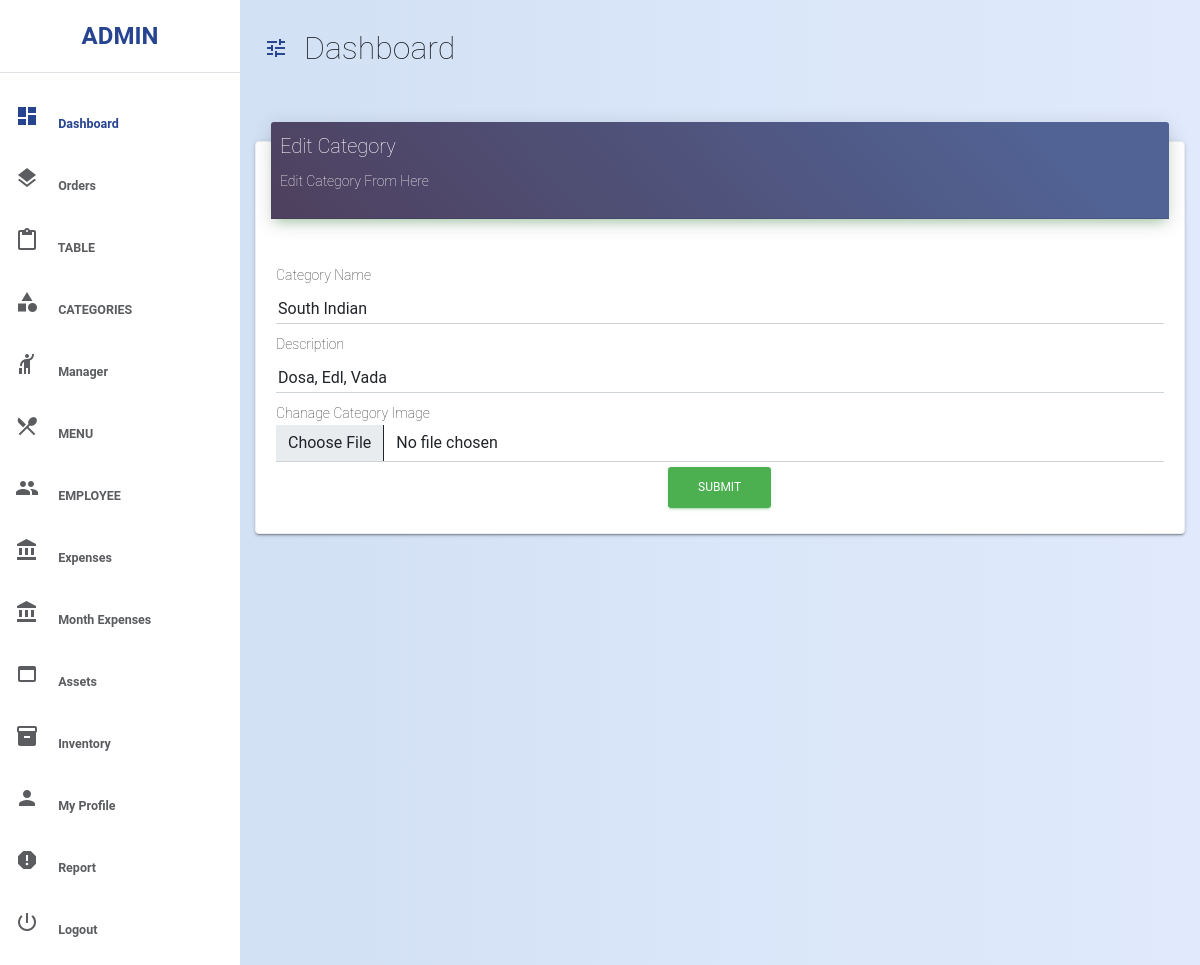
The app's page /rest_admin/edit_cat/1/ (signed in) with its own data.
### accounts/models.py (models this page shows, shortened)
class User(AbstractUser):
    mobile_no = models.CharField(max_length=10,
                                    validators=[RegexValidator(r'^\d{9,10}$')])
    address = models.CharField(max_length=200)
    country = models.CharField(max_length=50)
    state = models.CharField(max_length=50)
    pin_code = models.CharField(max_length=6,
                                validators=[RegexValidator(r'^\d{5,6}$')])
    profile_photo = models.ImageField(upload_to='profile_pic',
                                        null=True,
                                        blank=True)
    restaurant_name = models.CharField(max_length=120, null=True, blank=True)
    land_line_number = models.CharField(
        max_length=6,
        validators=[RegexValidator(r'^\d{5,6}$')],
        null=True,
        blank=True)
    discount = models.PositiveIntegerField(null=True, blank=True)
    offer = models.CharField(max_length=10, null=True, blank=True)
    GST_Number = models.CharField(max_length=30, null=True, blank=True)
    SGST = models.CharField(max_length=6, null=True, blank=True)
    CGST = models.CharField(max_length=6, null=True, blank=True)
    rest = models.ForeignKey('self',
                                on_delete=models.CASCADE,
                                null=True,
                                blank=True)
    Adhaar_Card = models.FileField(upload_to='emp_det', null=True, blank=True)
    Category = models.CharField(choices=e_category,
                                max_length=10,
                                null=True,
                                blank=True)
    salary = models.PositiveIntegerField(null=True, blank=True)
    is_rest = models.BooleanField(default=False)
    is_manager = models.BooleanField(default=False)
    is_employee = models.BooleanField(default=False)

### rest_admin/models.py (models this page shows, shortened)
class Categories(models.Model):
    rest = models.ForeignKey(User, on_delete=models.CASCADE)
    Category_Name = models.CharField(max_length=50)
    Category_Image = models.ImageField(upload_to='category_images')
    Description = models.CharField(max_length=100)

### rest_admin/views.py (the view)
# urls.py: path('edit_cat/<int:id>/', views.cat_form_edit, name='edit_cat'),
def cat_form_edit(request, id):
    restro = User.objects.get(id=request.user.id)
    instance = get_object_or_404(Categories, id=id)
    form = AddCategoryForm(request.POST or None, request.FILES or None, instance=instance)
    if form.is_valid():
        form.save()
        return redirect('rest_admin:cat_list')
    return render(request, 'rest_admin/cat_edit.html', {
        'form': form,
        'restro': restro
    })

### rest_admin/forms.py
class AddCategoryForm(forms.ModelForm):
    Category_Name = forms.CharField(widget=forms.TextInput(
        attrs={
            'class': 'form-control',
        }))
    Description = forms.CharField(widget=forms.TextInput(
        attrs={
            'class': 'form-control',
        }))
    Category_Image = forms.FileField(widget=forms.FileInput(
        attrs={
            'class': 'form-control',
        }))
    class Meta:
        model = Categories
        fields = '__all__'
        exclude = ['rest']
        widgets = {
            'Category_Name': forms.TextInput(attrs={'class': 'form-control'}),
            'Description': forms.TextInput(attrs={'class': 'form-control'}),
            'Category_Image': forms.FileInput(attrs={'class': 'form-control'}),
            }

### templates/rest_admin/cat_edit.html (shortened to what this page needs)
<!DOCTYPE html>
{% extends 'res_base.html' %}
{% load static %}
  {% block head %}
    <link href="{% static 'my_css/qr.css' %}" rel="stylesheet" />
  {% endblock %}
{% block body %}
  <div class="card bg-white">
    <div class="card-header card-header-primary">
      <h4 class="card-title">Edit Category</h4>
      <p class="card-category">Edit Category From Here</p>
    </div>
    <br />
    <div class="card-body">
      <form method="post" enctype="multipart/form-data">
        <div class="col-md-12">
          <div class="form-group">
            <label for="bmd-label-floating">Category Name</label>
            {{ form.Category_Name }}
          </div>
        </div>
        <div class="col-md-12">
          <div class="form-group">
            <label for="bmd-label-floating">Description</label>
            {{ form.Description }}
          </div>
        </div>
        <div class="col-md-12">
          <div class="form">
            <label class="bmd-label-floating">Chanage Category Image</label><br />
            <span style="color: black">{{ form.Category_Image }}</span>
          </div>
        </div>
        <center>
          <button class="btn btn-success" type="submit">submit</button>
        </center>
      </form>
    </div>
  </div>
{% endblock %}

### templates/res_base.html (shortened to what this page needs)
<!DOCTYPE html>
{% load static %}
{% load webpush_notifications %}
<html lang="en">
<head>
    <link href="{% static 'bootstrap/css/bootstrap.min.css' %}" rel="stylesheet" >
    <link rel="stylesheet" href="{% static 'assets/css/style.css' %}" />
    {% block head %}
    {% endblock %}
</head>
<body>
    <div class="d-flex" id="main-wrapper">
        <div class="bg-white" id="sidebar">
            <div class="sidebar-heading text-center py-4 primary-text fs-4 fw-bold text-uppercase border-bottom" >{% block res_name %}{{ restro.restaurant_name }}{% endblock %}</div>
            <div class="list-group list-group-flush my-3">
                <a href="{% url 'rest_admin:t_price' %}" class="list-group-item list-group-item-action bg-transparent second-text active" >
                    <span class="me-3 mt-4"
                    ><i class="material-icons">dashboard</i></span
                    >
                    <span>Dashboard</span>
                </a>
                <div>
                    <a class="list-group-item list-group-item-action bg-transparent second-text fw-bold" data-bs-toggle="collapse" href="#ordercollapse" role="button" aria-expanded="false" aria-controls="ordercollapse">
                        <span class="me-3"><i class="material-icons">layers</i></span>
                        <span>Orders</span>
                    </a>
                </div>
                <div>
                    <a class="list-group-item list-group-item-action bg-transparent second-text fw-bold" data-bs-toggle="collapse" href="#tablecollapse" role="button" aria-expanded="false" aria-controls="tablecollapse">
                        <span class="me-3"><i class="material-icons">content_paste</i></span>
                        <span>TABLE</span>
                    </a>
                </div>
                <div>
                    <a class="list-group-item list-group-item-action bg-transparent second-text fw-bold" data-bs-toggle="collapse" href="#categorycollapse" role="button" aria-expanded="false" aria-controls="categorycollapse">
                        <span class="me-3"><i class="material-icons">category</i></span>
                        <span>CATEGORIES</span>
                    </a>
                </div>
                <div>
                    <a class="list-group-item list-group-item-action bg-transparent second-text fw-bold" data-bs-toggle="collapse" href="#managercollapse" role="button" aria-expanded="false" aria-controls="managercollapse">
                        <span class="me-3"><i class="material-icons">hail</i></span>
                        <span>Manager</span>
                    </a>
                </div>
                <div>
                    <a class="list-group-item list-group-item-action bg-transparent second-text fw-bold" data-bs-toggle="collapse" href="#menucollapse" role="button" aria-expanded="false" aria-controls="menucollapse">
                        <span class="me-3"><i class="material-icons">restaurant_menu</i></span>
                        <span>MENU</span>
                    </a>
                </div>
                <div>
                    <a class="list-group-item list-group-item-action bg-transparent second-text fw-bold" data-bs-toggle="collapse" href="#employeecollapse" role="button" aria-expanded="false" aria-controls="employeecollapse">
                        <span class="me-3"><i class="material-icons">group</i></span>
                        <span>EMPLOYEE</span>
                    </a>
                </div>
                <div>
                    <a class="list-group-item list-group-item-action bg-transparent second-text fw-bold" data-bs-toggle="collapse" href="#expensecollapse" role="button" aria-expanded="false" aria-controls="expensecollapse">
                        <span class="me-3"><i class="material-icons">account_balance</i></span>
                        <span>Expenses</span>
                    </a>
                </div>
                <div>
                    <a class="list-group-item list-group-item-action bg-transparent second-text fw-bold" data-bs-toggle="collapse" href="#mexpensecollapse" role="button" aria-expanded="false" aria-controls="mexpensecollapse">
                        <span class="me-3"><i class="material-icons">account_balance</i></span>
                        <span>Month Expenses</span>
                    </a>
                </div>
                <div>
                    <a class="list-group-item list-group-item-action bg-transparent second-text fw-bold" data-bs-toggle="collapse" href="#assetscollapse" role="button" aria-expanded="false" aria-controls="assetscollapse">
                        <span class="me-3"><i class="material-icons">web_asset</i></span>
                        <span>Assets</span>
                    </a>
                </div>
                <div>
                    <a class="list-group-item list-group-item-action bg-transparent second-text fw-bold" data-bs-toggle="collapse" href="#Inventorycollapse" role="button" aria-expanded="false" aria-controls="Inventorycollapse">
                        <span class="me-3"><i class="material-icons">inventory_2</i></span>
                        <span>Inventory</span>
                    </a>
                </div>
                <a href="{% url 'rest_admin:user_profile' %}" class="list-group-item list-group-item-action bg-transparent second-text fw-bold">
                    <span class="me-3 mt-4"
                    ><i class="material-icons">person</i></span
                    >
                    <span>My Profile</span>
                </a>
                <a href="{% url 'rest_admin:balence_sheet' %}" class="list-group-item list-group-item-action bg-transparent second-text fw-bold">
                    <span class="me-3 mt-4"
                    ><i class="material-icons">report</i></span
                    >
                    <span>Report</span>
                </a>
                <a href="{% url 'accounts:user_logout' %}" class="list-group-item list-group-item-action bg-transparent second-text fw-bold">
                    <span class="me-3 mt-4"
                    ><i class="material-icons ">power_settings_new</i></span
                    >
                    <span>Logout</span>
                </a>
            </div>
        </div>
        <div id="page-content-wrapper">
            <nav class="navbar navbar-expand-lg navbar-light bg-transparent py-4 px-4">
                <div class="d-flex align-items-center">
                    <i class="material-icons primary-text fs-4 me-3" id="menu-toggle">tune</i>
                    <h2 class="fs-2 m-0">Dashboard</h2>
                </div>
            </nav>
            <div class="container-fluid" style="padding: 15px;">
                {% block body %}
                {% endblock body %}
            </div>
        </div>
    </div>
</body>
</html>

### static/assets/css/style.css (style rules this page uses)
body, h1, h2, h3, h4, h5, h6, .h1, .h2, .h3, .h4 { font-family: "Roboto", "Helvetica", "Arial", sans-serif; font-weight: 200; line-height: 1.5em; }
:root { --main-bg-color: #009d63; --main-text-color: #274491; --second-text-color: #5a5c5f; --second-bg-color: #c1efde; --card-header-success-color: #274491; }
.primary-text { color: var(--main-text-color); }
.second-text { color: var(--second-text-color); }
#main-wrapper { overflow-x: hidden; background: #e0eafc; background: -webkit-linear-gradient( to right, #cfdef3, #e0eafc ); background: linear-gradient( to right, #cfdef3, #e0eafc ); }
#sidebar { min-height: 100vh; margin-left: -15rem; -webkit-transition: margin 0.25s ease-out; -moz-transition: margin 0.25s ease-out; -o-transition: margin 0.25s ease-out; transition: margin 0.25s ease-out; }
#sidebar .sidebar-heading { padding: 0.875rem 1.25rem; font-size: 1.2rem; }
#sidebar .list-group { width: 15rem; }
#page-content-wrapper { min-width: 100vw; }
#menu-toggle { cursor: pointer; }
.list-group-item { border: none; padding: 15px 15px; font-size: 12.5px; }
.list-group-item.active { background-color: transparent; color: var(--main-text-color); font-weight: bold; border: none; }
.card { box-shadow: 0 1px 4px 0 rgb(0 0 0 / 14%); }
.card { border: 0; margin-bottom: 30px; margin-top: 30px; border-radius: 6px; color: #333333; background: #fff; width: 100%; box-shadow: 0 2px 2px 0 rgb(0 0 0 / 14%), 0 3px 1px -2px rgb(0 0 0 / 20%), 0 1px 5px 0 rgb(0 0 0 / 12%); }
.card { position: relative; display: flex; flex-direction: column; min-width: 0; word-wrap: break-word; background-color: #fff; background-clip: border-box; border: 1px solid #eeeeee; border-radius: 0.25rem; }
.card { font-size: 0.875rem; }
.card-header { box-shadow: 0 4px 20px 0px rgb(0 0 0 / 14%), 0 7px 10px -5px rgb(76 175 80 / 40%); border-radius: 3px; margin-top: -20px; margin-left: 15px; margin-right: 15px; padding: 9px; }
.card-header-primary { background: rgb(81, 99, 149); background: linear-gradient( 227deg, rgba(81, 99, 149, 1) 13%, rgba(79, 79, 117, 1) 63%, rgba(78, 64, 94, 1) 100% ); }
.card-title { color: #fff; font-size: 20px; align-items: center; }
.card-body { flex: 1 1 auto; padding: 1.25rem; }
.form-control { border-top: none; border-right: none; border-left: none; border-radius: 0; }
.card-category { color: #fff; }
.btn { position: relative; padding: 12px 30px; margin: 0.3125rem 1px; font-size: 0.75rem; font-weight: 400; line-height: 1.428571; text-decoration: none; text-transform: uppercase; letter-spacing: 0; cursor: pointer; background-color: transparent; border: 0; border-radius: 0.2rem; outline: 0; transition: box-shadow 0.2s cubic-bezier(0.4, 0, 1, 1), background-color 0.2s cubic-bezier(0.4, 0, 0.2, 1); will-change: box-shadow, transform; }
.btn.btn-success { color: #fff; background-color: #4caf50; border-color: #4caf50; box-shadow: 0 2px 2px 0 rgb(76 175 80 / 14%), 0 3px 1px -2px rgb(76 175 80 / 20%), 0 1px 5px 0 rgb(76 175 80 / 12%); }
@media (min-width: 768px) { #sidebar { margin-left: 0; } }
@media (min-width: 768px) { #page-content-wrapper { min-width: 0; width: 100%; } }

### static/my_css/qr.css (style rules this page uses)
input[type=text] { width: 100%; padding: 2px 2px; margin: 8px 0; box-sizing: border-box; }

### records on screen
User: restaurant_name "ADMIN"
Categories: Category_Name "South Indian", Description "Dosa, Edl, Vada"
